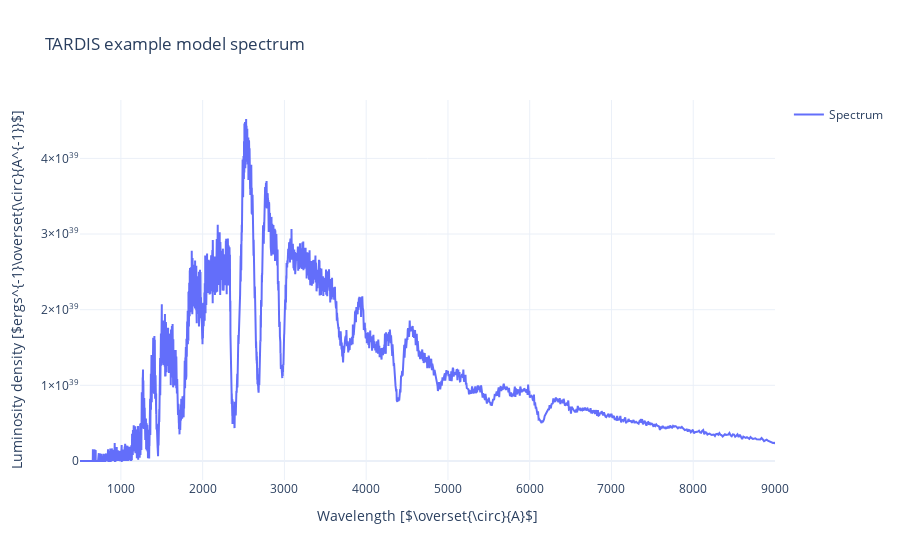

Notebook source saved alongside this figure:
### Markdown cell above
Here, we use Plotly to create an interactive plot of the ***virtual packet spectrum*** generated by the TARDIS simulation.

### Code cell
import plotly.graph_objects as go

# Create a new figure for plotting the spectrum
# This creates an empty figure that will be used for plotting the spectra
fig = go.Figure()

# Plot the wavelength spectrum
fig.add_trace(
    go.Scatter(
        x=sim.spectrum_solver.spectrum_virtual_packets.wavelength,
        y=sim.spectrum_solver.spectrum_virtual_packets.luminosity_density_lambda,
        mode="lines",
        name="Spectrum"
    )
)

# Set title, labels, and template
fig.update_layout(
    title="TARDIS example model spectrum",
    xaxis_title=r"Wavelength [$\overset{\circ}{A}$]",
    yaxis_title=r"Luminosity density [$ergs^{-1}\overset{\circ}{A^{-1}}$]",
    xaxis_range=[500, 9000],
    showlegend=True,
    template="plotly_white"
)

# Display the plot
fig.show()

### Figure 1 — Plotly figure (JSON) as saved in the notebook; plotly's stock layout.template omitted (floating-point values rounded to 4 significant figures; data arrays with more than 128 entries replaced by an {"elided": "..."} marker saying what was removed)
{"data": [{"mode": "lines", "name": "Spectrum", "type": "scatter", "x": {"elided": "10000 float values"}, "y": {"elided": "10000 float values"}}], "layout": {"showlegend": true, "title": {"text": "TARDIS example model spectrum"}, "xaxis": {"range": [500, 9000], "title": {"text": "Wavelength [$\\overset{\\circ}{A}$]"}}, "yaxis": {"title": {"text": "Luminosity density [$ergs^{-1}\\overset{\\circ}{A^{-1}}$]"}}}}
